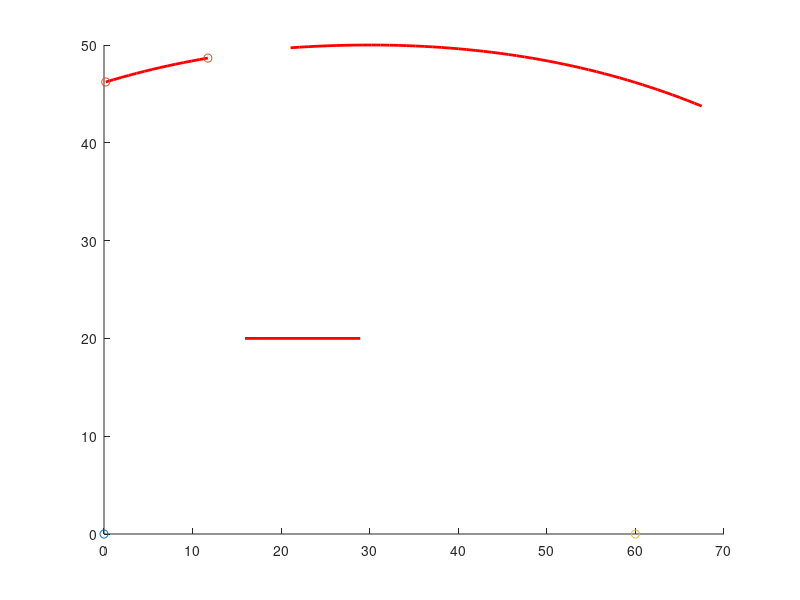

Write MATLAB code to recreate this figure. (Note: this script raises an error after producing the figure.)
clear;
hold on;
%焦点
x0=0;y0=0;
focus0=[x0,y0];
scatter(x0,y0,'k*');
%准线斜率截距(普通方程需要的量)
k0=0.6;b0=100;
%换算为 参数方程 需要的量
p0=b0/sqrt(k0^2+1); %(0,0)代入距离公式
phi0=atand(k0)-90; %旋转角度 
t0=8/180*pi:0.005:12/180*pi;
%
xp0=2*p0.*t0.^2-p0/2;
yp0=2*p0.*t0;
%对每个点,绕原点旋转变换
%向量化
temp=zeros(2,numel(xp0));
temp=[cosd(phi0),-sind(phi0);sind(phi0),cosd(phi0)]*[xp0;yp0];%旋转矩阵
xp0=temp(1,:);yp0=temp(2,:);
%向量化
plot(xp0+x0,yp0+y0,'r-','LineWidth',2);%抛物线
Nn=2;%光线数
Pt=t0([1,end]); %1 7 end
Px=2.*p0.*Pt.^2-p0/2+x0;
Py=2.*p0.*Pt+y0;
%对每个点,绕原点旋转变换
%向量化
temp=zeros(2,numel(Px));
temp=[cosd(phi0),-sind(phi0);sind(phi0),cosd(phi0)]*[Px;Py];%旋转矩阵
Px=temp(1,:);Py=temp(2,:);
%向量化
scatter(Px,Py,'k*');
%平面镜1
Ax=15.92;Ay=20; %平面镜左端
Bx=28.93;By=20; %平面镜右端
km1=(By-Ay)/(Bx-Ax); %镜斜率
jm1=Ay-km1*Ax; %镜截距
plot([Ax,Bx],[Ay,By],'r','Linewidth',2);
%抛物面镜2
%焦点
x2=60;y2=0;scatter(x2,y2,'k*')
k2=-k0; b2=b0;
p2=b2/sqrt(k2^2+1); %(0,0)代入距离公式
phi2=atand(k2)-90; %旋转角度
t2=-19.7/180*pi:0.005:-5.3/180*pi;
xp2=2*p2.*t2.^2-p2/2;
yp2=2*p2.*t2;
%对每个点,绕原点旋转变换
%向量化
temp=zeros(2,numel(xp2));
temp=[cosd(phi2),-sind(phi2);sind(phi2),cosd(phi2)]*[xp2;yp2];%旋转矩阵
xp2=temp(1,:);yp2=temp(2,:);
%向量化
plot(xp2+x2,yp2+y2,'r-','LineWidth',2);%抛物线

%光栅方程
phi=90-abs(atand(-1/k0));
d=0.001/600
00; %1.67μm 即600条/mm
%波长    紫     蓝         绿
lambda=[400e-9 475e-9 550e-9];
theta_z1=asind(sind(phi)-lambda/d);
theta_f1=asind(sind(phi)+lambda/d);

syms x y
for i=1:Nn
    kr0=pslope(Px(i),Py(i),x0,y0,k0,b0);
    [xr1,yr1,flag]=reflect(x0,y0,Px(i),Py(i),kr0,km1,jm1,Ax,Bx,1);
    if flag==0
        continue;
    end
    [xr2,yr2,flag]=reflect(Px(i),Py(i),xr1,yr1,0,0,40,10,20,0);
    %求交点
    s=solve(((x-x2)+k2.*(y-y2)).^2-2.*k2.*b2.*(x-x2)+2.*b2.*(y-y2)-b2.^2==0, ...
        (xr2-xr1).*(y-yr1)==(yr2-yr1).*(x-xr1),x,y);
    x_c0=double(s.x); 
    y_c0=double(s.y);
    kr02=pslope(x_c0,y_c0,x2,y2,k2,b2);
    [xr03,yr03,flag]=reflect(xr1,yr1,x_c0,y_c0,kr02,0,0,55,65,1);

    for j=1:numel(lambda)
        %grating -1
        s=solve(((x-x2)+k2.*(y-y2)).^2-2.*k2.*b2.*(x-x2)+2.*b2.*(y-y2)-b2.^2==0, ...
            (y-yr1)==tand(-theta_f1(j)+90).*(x-xr1),x,y);
        x_c1=double(s.x);  x_c1= x_c1(2);
        y_c1=double(s.y);  y_c1=y_c1(2);
        kr12=pslope(x_c1,y_c1,x2,y2,k2,b2);
        [xr13,yr13,flag]=reflect(xr1,yr1,x_c1,y_c1,kr12,0,-10,55,65,1,j);

        %grating +1
%         s=solve(((x-x2)+k2.*(y-y2)).^2-2.*k2.*b2.*(x-x2)+2.*b2.*(y-y2)-b2.^2==0, ...
%             (y-yr1)==tand(-theta_z1(j)+90).*(x-xr1),x,y);
%         x_c2=double(s.x);  x_c2= x_c2(2);
%         y_c2=double(s.y); y_c2=y_c2(2);
%         kr22=pslope(x_c2,y_c2,x2,y2,k2,b2);
%         [xr23,yr23,flag]=reflect(xr1,yr1,x_c2,y_c2,kr22,0,-20,55,65,1,j);

    end
end
axis equal
%% 主函数中用到的函数
%input:入射光路上一点x1y1 反射点x2y2 反射镜斜率km
% 目标线段(cd)的斜率ko和截距jo,端点横坐标CxDx,i用于选颜色,hua 1画 0不画
%output:画出从入射光路上一点出发,经一次反射,打到cd上的完整光路
% x3 y3反射光与cd所在直线的交点,flag表示能否打中
function [x3,y3,flag]=reflect(x1,y1,x2,y2,km,ko,jo,Cx,Dx,hua,i)
    %km=0,法线斜率为Inf,故分类讨论
    if km==0
        x3=2*x2-x1;
        y3=y1;
    else
        %过x1y1作与镜子平行的直线 斜率km    截距y1-km.*x1
        %过x2y2作与镜子垂直的直线 斜率-1/km 截距y2+x2./km
        [x_c,y_c]=linecross(km,y1-km.*x1, -1/km,y2+x2./km);%求两直线交点
        x3=2.*x_c-x1;
        y3=2.*y_c-y1;
    end
    %反射光线斜率有可能Inf
    if abs(x2-x3)<=1e-10   %matlab算力有限(可以理解为x2==x3)
        y3=ko.*x2+jo;
    else
        kr=(y3-y2)/(x3-x2); %反射光斜率
        jr=y2-kr*x2;
        [x3,y3]=linecross(kr,jr,ko,jo);%反射光与cd的交点
    end
    %判断是否打中
    if x3>=Cx && x3<=Dx
        flag=1;
    else
        flag=0;
    end    
    %是否画图
    if hua==1
        if(~exist('i','var'))
            color='k';
        else
            coArray=["#7E2F8E";"#0072BD";"#77AC30"];%颜色库
            color=coArray(mod(i-1,3)+1); %根据i选定一种颜色
        end
        plot([x1,x2],[y1,y2],'Color',color,'Linewidth',1.5);%画入射光线
        plot([x2,x3],[y2,y3],'Color',color,'Linewidth',1.5);%画反射光线
    end
end
%% 抛物线上一点x,y的斜率
%抛物线焦点x0,y0移到原点后的准线的斜率k与截距b
function k=pslope(x,y,x0,y0,k,b)
    x=x-x0;y=y-y0; %先把点移到原点抛物线上
    k=(k.*b-x-k.*y)./(k^2.*y+k.*x+b);%原点抛物线上一点的切线斜率
end
%% 已知两条直线的斜率和截距，求交点坐标
function [x,y]=linecross(k1,b1,k2,b2)
  x=[];
  y=[];
  if k1==k2 && b1==b2
      disp('重合');
  elseif k1==k2 && b1~=b2
      disp('无交点');
  else
     x=(b2-b1)./(k1-k2);
     y=k1.*x+b1;
  end
end
%联立解方程